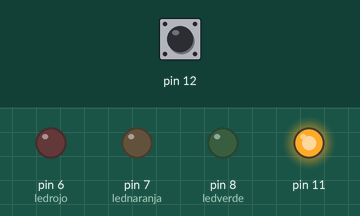
Simulated run of this sketch. Board: Arduino Uno, built with avr-gcc and run on an emulated ATmega328P. Shown: output pins drawn as LEDs (lit = HIGH). The inputs (shaded band) are chosen by the test bench; at power-on: pin 12 LOW.

Above: at 0.1 s.
At 1.2 s:
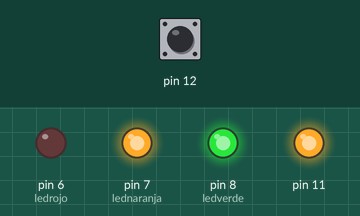
1.3 s: pin 12 pulsed HIGH 2 times (0.12 s each, 0.3 s apart)
At 2.4 s:
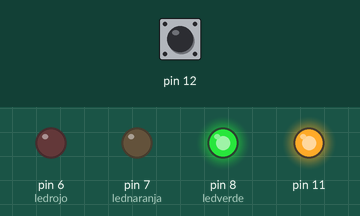
Timing chart, 0 to 4.3 s (numbered marks = the images above; inputs shaded):
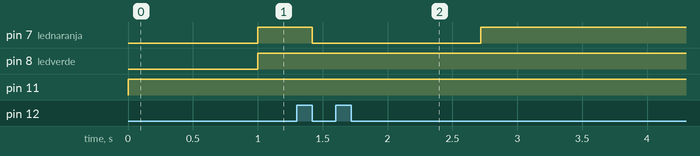

The sketch:

Ultrasonico.ino
```cpp
int ledrojo=6;
int lednaranja=7;
int ledverde=8;
long distancia;
long tiempo;
int led;
void setup(){
  Serial.begin(9600);
  pinMode(11, OUTPUT);
  pinMode(12, INPUT);
  pinMode(ledrojo, OUTPUT);
  pinMode(lednaranja, OUTPUT);
  pinMode(ledverde, OUTPUT);
}

void loop(){
  digitalWrite(11 ,LOW);
  delayMicroseconds(10);
  digitalWrite(11, HIGH);
  delayMicroseconds(10);
  tiempo=pulseIn(12, HIGH);
  distancia= int(0.017*tiempo);
  if (distancia>40){
    led=1;
    digitalWrite(lednaranja,LOW);
    digitalWrite(ledrojo,LOW);
  }
  if (distancia<=40&&distancia>20){
    led=2;
    digitalWrite(ledverde,HIGH);
    digitalWrite(ledrojo,HIGH);
  }
  if (distancia<=20){
    led=3;
    digitalWrite(ledverde,HIGH);
    digitalWrite(lednaranja,HIGH);
  }
  switch(led){
    case 1:
    digitalWrite(ledverde,HIGH);
    break;
    case 2:
    digitalWrite(lednaranja,HIGH);
    break;
    case 3:

  delay(50);

}
}
```

Measured:
- after the input at 1.3 s, pin 7 (lednaranja): HIGH → LOW after 0.12 s, → HIGH 1.3 s later
